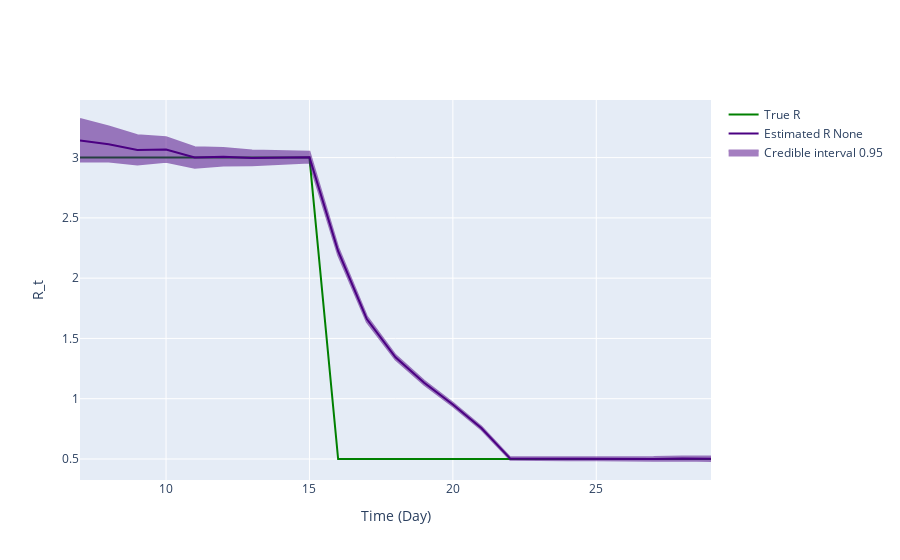

Here is the notebook cell this chart was saved with:
### Code cell
fig = ReproductionNumberPlot()

fig.add_ground_truth_rt(ground_truth)
fig.add_interval_rt(interval)

fig.update_labels(time_label='Time (Day)', r_label='R_t')

fig.show_figure()

### Figure 1 — Plotly figure (JSON) as saved in the notebook; plotly's stock layout.template omitted (floating-point values rounded to 4 significant figures)
{"data": [{"line": {"color": "green"}, "mode": "lines", "name": "True R", "type": "scatter", "x": [7, 8, 9, 10, 11, 12, 13, 14, 15, 16, 17, 18, 19, 20, 21, 22, 23, 24, 25, 26, 27, 28, 29], "y": [3, 3, 3, 3, 3, 3, 3, 3, 3, 0.5, 0.5, 0.5, 0.5, 0.5, 0.5, 0.5, 0.5, 0.5, 0.5, 0.5, 0.5, 0.5, 0.5]}, {"line": {"color": "indigo"}, "mode": "lines", "name": "Estimated R None", "type": "scatter", "x": [7, 8, 9, 10, 11, 12, 13, 14, 15, 16, 17, 18, 19, 20, 21, 22, 23, 24, 25, 26, 27, 28, 29], "y": [3.142, 3.111, 3.064, 3.066, 3.0, 3.006, 2.997, 2.998, 3.004, 2.223, 1.66, 1.343, 1.133, 0.9521, 0.7551, 0.503, 0.5028, 0.5015, 0.5016, 0.4977, 0.5, 0.5045, 0.5015]}, {"fill": "toself", "fillcolor": "indigo", "line": {"color": "indigo"}, "mode": "lines", "name": "Credible interval 0.95", "opacity": 0.5, "showlegend": true, "type": "scatter", "x": [7, 8, 9, 10, 11, 12, 13, 14, 15, 16, 17, 18, 19, 20, 21, 22, 23, 24, 25, 26, 27, 28, 29, 29, 28, 27, 26, 25, 24, 23, 22, 21, 20, 19, 18, 17, 16, 15, 14, 13, 12, 11, 10, 9, 8, 7], "y": [3.32, 3.257, 3.186, 3.17, 3.087, 3.079, 3.059, 3.051, 3.048, 2.256, 1.684, 1.362, 1.149, 0.9666, 0.7677, 0.5134, 0.5136, 0.5132, 0.5144, 0.5118, 0.5155, 0.5214, 0.52, 0.4832, 0.4878, 0.4848, 0.4839, 0.4889, 0.4899, 0.4921, 0.4927, 0.7425, 0.9378, 1.116, 1.324, 1.637, 2.191, 2.959, 2.946, 2.936, 2.934, 2.915, 2.965, 2.944, 2.968, 2.969]}], "layout": {"hovermode": "x unified", "xaxis": {"title": {"text": "Time (Day)"}}, "yaxis": {"title": {"text": "R_t"}}}}
